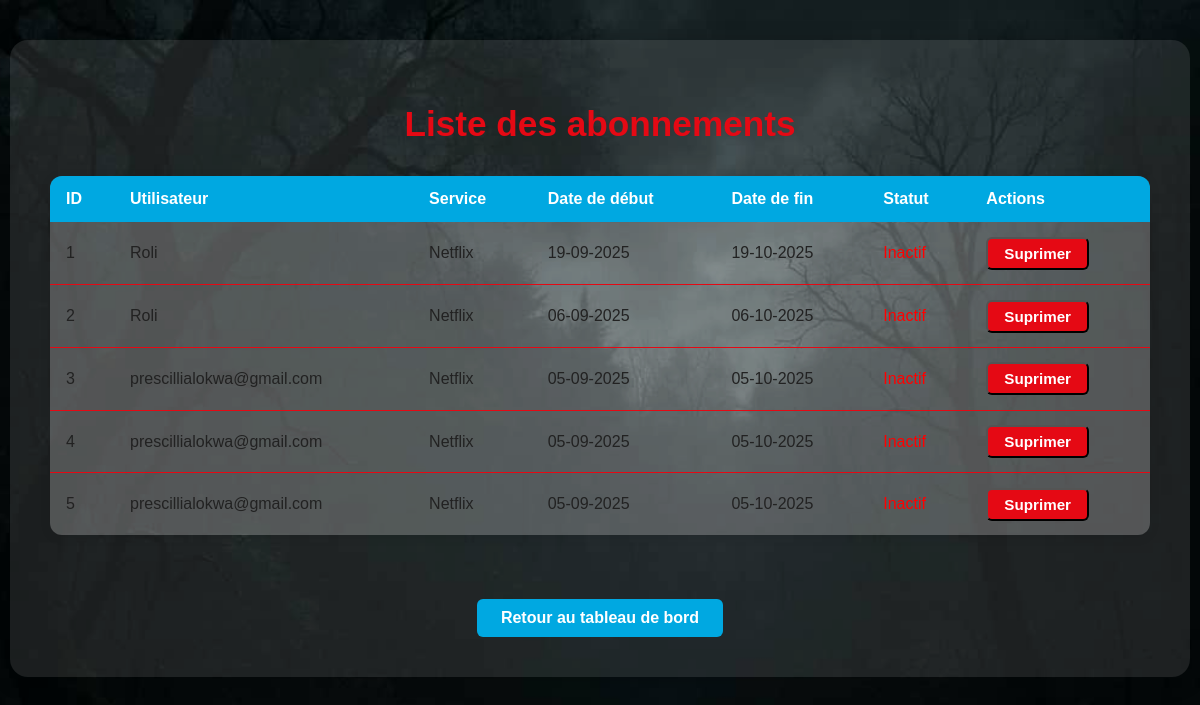
/liste_abonnements, run on an earlier commit of the app's database.
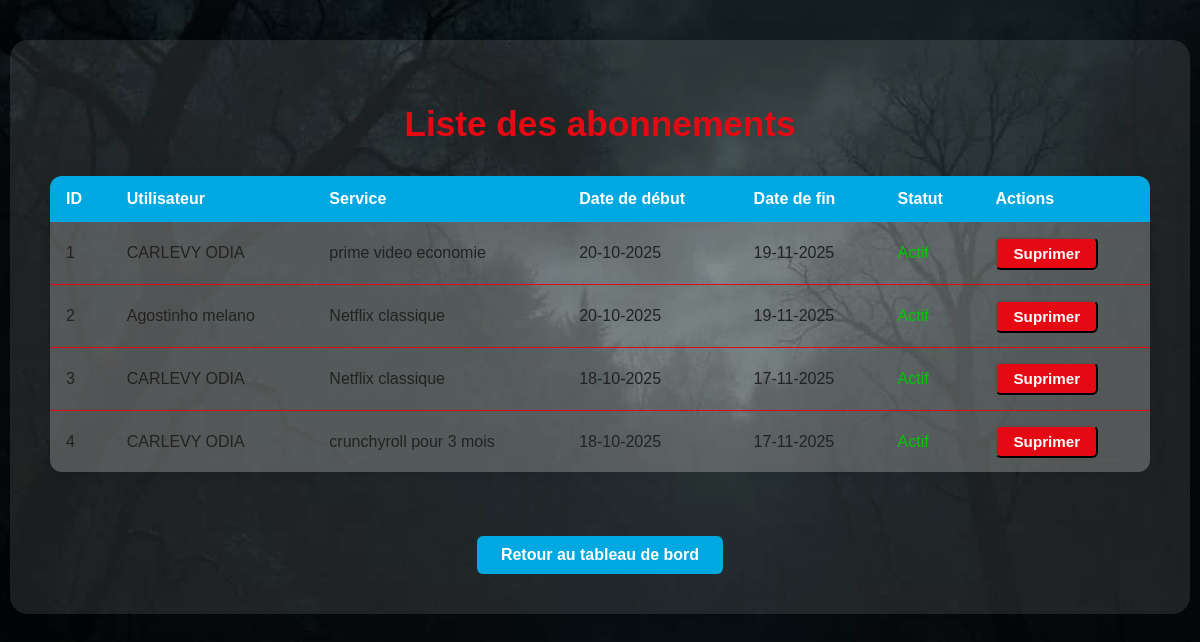
And on a later commit of the database.
### app.py (models this page shows, shortened)
class Abonnements(db.Model):
    id = db.Column(db.Integer, primary_key=True)
    utilisateur_id = db.Column(db.Integer, db.ForeignKey('utilisateurs.id'), nullable=False)
    service = db.Column(db.String(30), nullable=False)
    statut = db.Column(db.Boolean, default=True)  # actif à la création
    date_debut = db.Column(db.DateTime, default=datetime.utcnow)
    date_fin = db.Column(db.DateTime, nullable=False)
    utilisateur = db.relationship('Utilisateurs', backref=db.backref("abonnements", lazy=True))

class Utilisateurs(db.Model):
    id = db.Column(db.Integer, primary_key=True)
    nom = db.Column(db.String(30), nullable=False)
    mdp = db.Column(db.String(200), nullable=False)

### app.py (the view)
@app.route("/liste_abonnements")
def list_abonnements():
    abonnements = Abonnements.query.order_by(Abonnements.date_fin.desc()).all()
    now=datetime.now()
    return render_template("admin/list_abonnement.html", abonnements=abonnements, now=now)

### templates/admin/list_abonnement.html (shortened to what this page needs)
<!DOCTYPE html>
<html lang="fr">
<head>
  <link rel="stylesheet" href="{{ url_for('static', filename='css/admin.css') }}">
</head>
<body>
  <div class="admin-container">
    <h1>Liste des abonnements</h1>
    <table class="admin-table">
      <thead>
        <tr>
          <th>ID</th>
          <th>Utilisateur</th>
          <th>Service</th>
          <th>Date de début</th>
          <th>Date de fin</th>
          <th>Statut</th>
          <th>Actions</th>
        </tr>
      </thead>
      <tbody>
        {% for abonnement in abonnements %}
        <tr>
          <td>{{ loop.index }}</td>
          <td>{{ abonnement.utilisateur.nom }}</td>
          <td>{{ abonnement.service}}</td>
          <td>{{ abonnement.date_debut.strftime("%d-%m-%Y") }}</td>
          <td>{{ abonnement.date_fin.strftime("%d-%m-%Y") if abonnement.date_fin else "-" }}</td>
          <td>
            {% if abonnement.date_fin < now %}
            <span style="color: red;"> Inactif </span>
            {% else %}
            <span class="statut" style="color: rgb(4, 199, 4);"> Actif</span>
            {% endif %}
          </td>
          <td>
            <form action="{{url_for('supprimer_abonnement',id=abonnement.id)}}" method="post" class="delete-form">
              <button type="submit" class="btn-admin">Suprimer</button>
            </form>
          </td>
        </tr>
        {% endfor %}
      </tbody>
    </table>
    <a href="{{ url_for('accueil_admin') }}" class="btn-retour">Retour au tableau de bord</a>
  </div>
  </body>

### static/css/admin.css (style rules this page uses)
body { background: url("../image/backgroud.jpg") no-repeat center center/cover; min-height: 150vh; font-family: Arial, sans-serif; margin: 0; }
.admin-container { max-width: 1100px; margin: 40px auto; background: rgba(255,255,255,0.10); border-radius: 18px; padding: 2.5rem; box-shadow: 0 4px 24px rgba(0,0,0,0.15); color: #0a0a0a; text-align: center; overflow: scroll; scrollbar-width: none; }
.admin-container h1 { margin-bottom: 2rem; color: #e50914; font-size: 2.2rem; }
.btn-admin { display: inline-block; padding: 8px 18px; background: #e50914; color: #fff; border-radius: 6px; text-decoration: none; font-weight: bold; transition: background 0.3s; }
.btn-retour { display: inline-block; margin-top: 2rem; padding: 10px 24px; background: #00A8E1; color: #fff; border-radius: 6px; text-decoration: none; font-weight: bold; transition: background 0.3s; }

### templates/admin/list_abonnement.html (style rules this page uses)
.admin-table { width: 100%; border-collapse: collapse; margin: 2rem 0; background: rgba(255,255,255,0.15); border-radius: 12px; overflow: hidden; box-shadow: 0 2px 12px rgba(0,0,0,0.08); }
.admin-table th, .admin-table td { padding: 0.9rem 1rem; text-align: left; }
.admin-table th { background: #00A8E1; color: #fff; font-weight: bold; font-size: 1rem; }
.admin-table tr { border-bottom: 1px solid #e50914; }
.admin-table tr:last-child { border-bottom: none; }
.admin-table td { background: rgba(255,255,255,0.10); color: #222; }
.btn-admin { display: inline-block; padding: 6px 16px; background: #e50914; color: #fff; border-radius: 6px; text-decoration: none; font-weight: bold; transition: background 0.3s; font-size: 0.95rem; }

What changed in the data, as far as the page shows it:
removed Abonnements: utilisateur.nom "Roli", service "Netflix", date_debut "06-09-2025", date_fin "06-10-2025", shows "Inactif"
removed Abonnements: utilisateur.nom "prescillialokwa@gmail.com", service "Netflix", date_debut "05-09-2025", date_fin "05-10-2025", shows "Inactif"
removed Abonnements: utilisateur.nom "prescillialokwa@gmail.com", service "Netflix", date_debut "05-09-2025", date_fin "05-10-2025"
removed Abonnements: utilisateur.nom "prescillialokwa@gmail.com", service "Netflix", date_debut "05-09-2025", date_fin "05-10-2025"
added Abonnements: utilisateur.nom "CARLEVY ODIA", service "prime video economie", date_debut "20-10-2025", date_fin "19-11-2025", shows "Actif"
added Abonnements: utilisateur.nom "Agostinho melano", service "Netflix classique", date_debut "20-10-2025", date_fin "19-11-2025", shows "Actif"
changed Abonnements (number 3 of 4 on the later page): utilisateur.nom "Roli" → "CARLEVY ODIA"; service "Netflix" → "Netflix classique"; date_debut "19-09-2025" → "18-10-2025"; date_fin "19-10-2025" → "17-11-2025"; date_fin "Inactif" → "Actif"
added Abonnements: utilisateur.nom "CARLEVY ODIA", service "crunchyroll pour 3 mois", date_debut "18-10-2025", date_fin "17-11-2025", shows "Actif"
